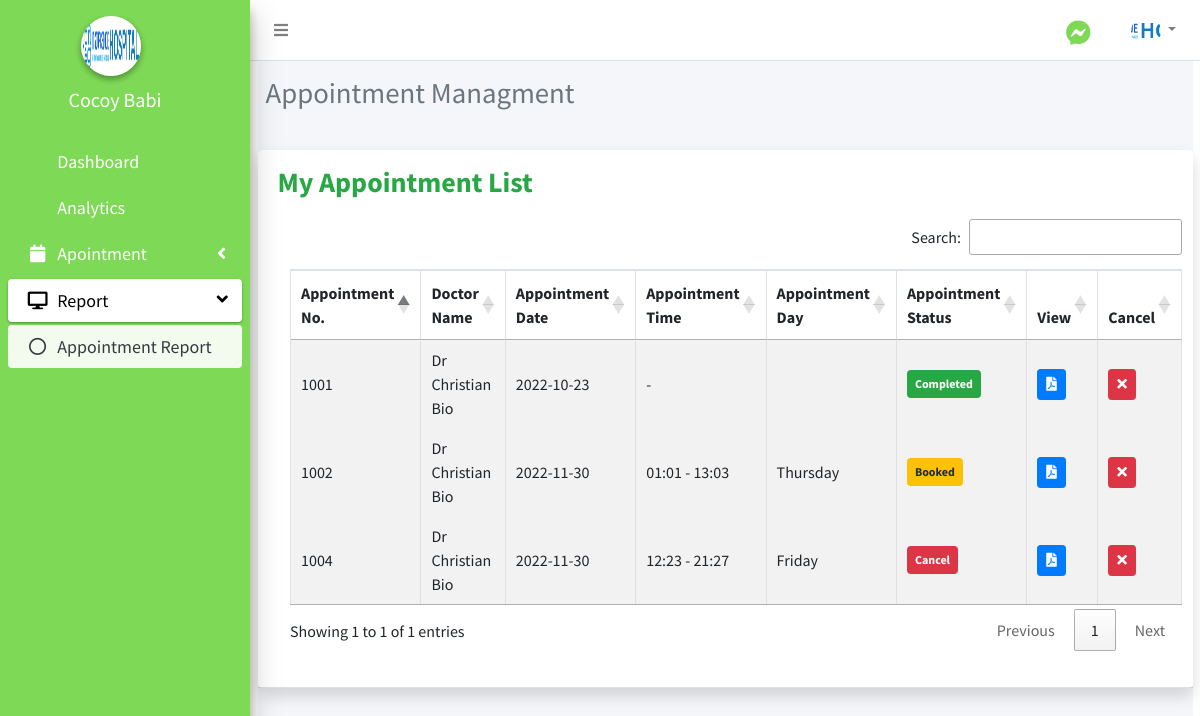
Page /patient/appointment.php (signed in) on the committed database.
### tables this page shows
CREATE TABLE `patient_table` (
  `id` int(11) NOT NULL,
  `patient_id` varchar(50) NOT NULL,
  `patient_email_address` varchar(200) NOT NULL,
  `patient_photo` varchar(100) NOT NULL,
  `patient_password` varchar(100) NOT NULL,
  `patient_first_name` varchar(100) NOT NULL,
  `patient_last_name` varchar(100) NOT NULL,
  `patient_date_of_birth` date NOT NULL,
  `patient_gender` enum('Male','Female','Other') NOT NULL,
  `patient_address` mediumtext NOT NULL,
  `patient_phone_no` varchar(30) NOT NULL,
  `patient_maritial_status` varchar(30) NOT NULL,
  `patient_status` varchar(50) NOT NULL,
  `chat_status` varchar(50) NOT NULL,
  `added_on` varchar(100) NOT NULL
);

CREATE TABLE `appointment_table` (
  `appointment_id` int(11) NOT NULL,
  `doctor_id` int(11) NOT NULL,
  `patient_id` int(11) NOT NULL,
  `doctor_schedule_id` int(11) NOT NULL,
  `appointment_number` int(11) NOT NULL,
  `reason_for_appointment` mediumtext NOT NULL,
  `appointment_time` time NOT NULL,
  `status` varchar(30) NOT NULL,
  `patient_come_into_hospital` enum('No','Yes') NOT NULL,
  `doctor_comment` mediumtext NOT NULL,
  `disease` varchar(50) NOT NULL,
  `date` date NOT NULL
);

CREATE TABLE `doctor_table` (
  `id` int(11) NOT NULL,
  `doctor_id` varchar(50) NOT NULL,
  `doctor_email_address` varchar(200) NOT NULL,
  `doctor_password` varchar(100) NOT NULL,
  `doctor_name` varchar(100) NOT NULL,
  `doctor_profile_image` varchar(100) NOT NULL,
  `doctor_phone_no` varchar(30) NOT NULL,
  `doctor_address` mediumtext NOT NULL,
  `doctor_date_of_birth` date NOT NULL,
  `doctor_degree` varchar(200) NOT NULL,
  `doctor_expert_in` varchar(100) NOT NULL,
  `doctor_status` enum('Available','Unavailable') NOT NULL,
  `chat_status` varchar(50) NOT NULL,
  `doctor_added_on` datetime NOT NULL
);

CREATE TABLE `doctor_schedule_table` (
  `doctor_schedule_id` int(11) NOT NULL,
  `doctor_id` int(11) NOT NULL,
  `doctor_schedule_date` date NOT NULL,
  `doctor_schedule_day` enum('Sunday','Monday','Tuesday','Wednesday','Thursday','Friday','Saturday') NOT NULL,
  `doctor_schedule_start_time` varchar(20) NOT NULL,
  `doctor_schedule_end_time` varchar(20) NOT NULL,
  `average_consulting_time` int(5) NOT NULL,
  `doctor_schedule_status` enum('Available','Unavailable') NOT NULL,
  `schedule_date` date NOT NULL
);

### patient/include/session.php (called while the page is built, shortened)
<?php
	include 'conn.php';
	$sql = "SELECT * FROM patient_table WHERE id = '".$_SESSION['patient']."'";
	$query = $conn->query($sql);
	$user = $query->fetch_assoc();
?>

### patient/appointment.php (the view, shortened to what this page needs)
<?php include('include/session.php');?>
                <?php include('include/header.php');?>
                <?php include('include/sidebar.php');?>
                <?php include('include/menubar.php');
                ?>
  <div class="content-wrapper">
  <section class="content-header">
  <h1 class="h3 mb-4 text-gray">Appointment Managment</h1>
        </section>
<div class="card shadow mb-4">
	<div class="card-header py-3">
		<div class="row">
			<div class="col-sm-6">
				<h3 class="m-0 font-weight-bold text-success">My Appointment List</h3>
			</div>
			<div class="card-body">
                <div class="table-responsive">
		      		<table class="table table-striped table-bordered" id="myTable" width="100%" cellspacing="0">
		      			<thead>
			      			<tr>
			      				<th>Appointment No.</th>
			      				<th>Doctor Name</th>
			      				<th>Appointment Date</th>
			      				<th>Appointment Time</th>
			      				<th>Appointment Day</th>
			      				<th>Appointment Status</th>
			      				<th>View</th>
			      				<th>Cancel</th>
			      			</tr>
			      		</thead>
						  <?php
                    $id = $user['id'];
                    $sql = "SELECT * from appointment_table LEFT JOIN doctor_table
					ON doctor_table.id = appointment_table.doctor_id
					LEFT JOIN doctor_schedule_table ON doctor_schedule_table.doctor_schedule_id = appointment_table.doctor_schedule_id
					 where patient_id = '$id' ";
                    $query = mysqli_query($conn, $sql);
                    while ($row = mysqli_fetch_assoc($query))
                    {
						$status = '';
						if($row["status"] == 'Booked')
						{
							$status = '<span class="badge badge-warning p-2">' . $row["status"] . '</span>';
						}
						if($row["status"] == 'Completed')
						{
							$status = '<span class="badge badge-success p-2">' . $row["status"] . '</span>';
						}
						if($row["status"] == 'Cancel')
						{
							$status = '<span class="badge badge-danger p-2">' . $row["status"] . '</span>';
						}
                    ?>
						  <tbody>
                        <tr>
                        <td><?php echo $row['appointment_number'];?></td>
                        <td><?php echo $row["doctor_name"]?></td>
                        <td><?php echo $row['date'];?></td>
                        <td><?php echo $row["doctor_schedule_start_time"].' - '.$row["doctor_schedule_end_time"];?></td>
                        <td><?php echo  $row['doctor_schedule_day'] ?></td>
                        <td><?php echo $status?></td>
						<td>
						<a href="download.php?id=<?php echo $row["appointment_id"]?>" class="btn btn-primary btn-sm" target="_blank"><i class="fas fa-file-pdf"></i> </a>
                    </td>
                    <td>
					<a href="crud/cancel_appointment.php?id=<?php echo $row["appointment_id"]?>" onclick="return confirm('Are you sure you want to go to Cancel this Appointment?')"  name="cancel_appointment" class="btn btn-danger btn-sm cancel_appointment" data-id="<?php $row["appointment_id"]?>"><i class="fas fa-times"></i></a>
                    </td>
                    <?php
                            }
                    ?>
                        </tr>
			      </tbody>
			      	</table>
			    </div>
			</div>
		</div>
	</div>
</div>
<?php
include('include/footer.php');
?>

### patient/include/header.php (shortened to what this page needs)
<!DOCTYPE html>
<html lang="en">
<head>
    <link href="../vendor/fontawesome-free/css/all.min.css" rel="stylesheet" type="text/css">
    <link href="../vendor/datatables/dataTables.bootstrap4.min.css" rel="stylesheet">
    <link rel="stylesheet" type="text/css" href="../vendor/parsley/parsley.css"/>
    <link rel="stylesheet" href="../dist/css/skins/_all-skins.min.css">
    <link rel="stylesheet" type="text/css" href="../vendor/bootstrap-select/bootstrap-select.min.css"/>
    <link rel="stylesheet" type="text/css" href="../vendor/datepicker/bootstrap-datepicker.css"/>
    <link rel="stylesheet" href="https://pro.fontawesome.com/releases/v5.10.0/css/all.css" />
  <link href="../vendor/datatables/dataTables.bootstrap4.min.css" rel="stylesheet">
  <link href='https://cdn.datatables.net/1.12.1/css/jquery.dataTables.min.css' rel='stylesheet' type='text/css'>
        <link href='https://cdn.datatables.net/buttons/2.2.3/css/buttons.dataTables.min.css' rel='stylesheet' type='text/css'>
  <link rel="stylesheet" href="../bootstrap/css/adminlte.min.css">
 <link rel="stylesheet" href="//code.jquery.com/ui/1.13.0/themes/base/jquery-ui.css">
  <link rel="stylesheet" href="../css/style.css">
  <link rel="stylesheet" href="https://cdnjs.cloudflare.com/ajax/libs/font-awesome/5.15.2/css/all.min.css"/>
</head>

### patient/include/sidebar.php (shortened to what this page needs)
<aside class="main-sidebar sidebar-dark-primary elevation-4" style="position:fixed;" >
   <div class="sidebar" >
     <center>
     <div class="user-panel mt-3 pb-3 mb-3 d-flex" style="border-style:none;">
       <div class="image">
         <img src="<?php echo (!empty($user['patient_photo']))? '../images/'.$user['patient_photo']:'../images/profile.jpg'; ?>" class="img-circle elevation-2 d-flex " style="height:60px; width:60px; margin-left:60px;" >
       </div>
     </div>
     <div class="info" style="position:relative; top:-20px; right:10px;" >
         <h5 href="#" class="d-block" ><?php echo $user['patient_first_name']. ' '.$user['patient_last_name']?></h5>
       </div>
       </center>
       <nav class="mt-2" style="font-size:18px;">
       <ul class="nav nav-pills nav-sidebar flex-column" style="color:white;" data-widget="treeview" role="menu">
                   <li class="nav-item">
           <a href="home.php" class="nav-link">
             <p>Dashboard</p>
           </a>
         </li>
         <li class="nav-item">
           <a href="analytics.php" class="nav-link">
             <p> Analytics </p>
           </a>
         </li>
          <li class="nav-item has-treeview ">
           <a href="#" class="nav-link">
             <i class="nav-icon fas fa-calendar"></i>
             <p>
             Apointment
               <i class="right fas fa-angle-left"></i>
             </p>
           </a>
         </li>
          <li class="nav-item has-treeview ">
           <a href="#" class="nav-link">
             <i class="nav-icon fas fa-desktop"></i>
             <p>
             Report
             <i class="right fas fa-angle-left"></i>
             </p>
           </a>
           <ul class="nav nav-treeview">
             <li class="nav-item">
               <a href="appointment.php" class="nav-link ">
                 <i class="far fa-circle nav-icon"></i>
                 <p> Appointment Report</p>
               </a>
             </li>
           </ul>
         </li>
       </ul>
     </nav>
   </div>
 </aside>

### patient/include/menubar.php (shortened to what this page needs)
<body   class="d-flex flex-column">
<div class="wrapper">
  <nav class="main-header navbar navbar-expand navbar-white navbar-light">
    <ul class="navbar-nav">
      <li class="nav-item">
        <a class="nav-link " data-widget="pushmenu" href="#" role="button"><i class="fas fa-bars " style="  position:relative;  z-index: 1;"></i></a>
      </li>
    </ul>
                <ul class="navbar-nav ml-auto">
                <li class="nav-item mt-1">
                    <a class="nav-link" href="message.php" >
                    <i class="fab fa-facebook-messenger" style="color:#7ED956; font-size:25px;"></i>
                        </a>
                </li>
                    <li class="nav-item dropdown no-arrow">
                        <a class="nav-link dropdown-toggle" href="#" id="userDropdown" role="button"
                            data-toggle="dropdown" aria-haspopup="true" aria-expanded="false">
                            <img class="img-profile rounded-circle"
                                src="<?php echo (!empty($user['patient_photo']))? '../images/'.$user['patient_photo']:'../images/profile.jpg'; ?>" width="30" height="30" id="user_profile_image">
                        </a>
                    </li>
                </ul>
            </nav>
            <div class="container-fluid">

### patient/include/footer.php (shortened to what this page needs)
                </div>
            </div>
        </div>
</body>
</html>

### css/style.css (style rules this page uses)
.wrapper img { object-fit: cover; border-radius: 50%; }

### patient/include/sidebar.php (style rules this page uses)
.main-sidebar { padding-top: 0; background-color: #7ED956; height: 190px; color:#ffff; }
[class*=sidebar-dark-] .sidebar a { color: #fff; }
[class*=sidebar-dark-] .nav-treeview>.nav-item>.nav-link { color: #fff; }
.sidebar-dark-primary .nav-sidebar>.nav-item>.nav-link.active, .sidebar-light-primary .nav-sidebar>.nav-item>.nav-link.active { background-color: #fff; color: #000; }

### rows in the picture
patient_table: patient_photo (picture), patient_first_name "Cocoy", patient_last_name "Babi"
appointment_table: appointment_number "1001", doctor_table.doctor_name "Dr Christian Bio", date "2022-10-23", status "Completed"
appointment_table: appointment_number "1002", doctor_table.doctor_name "Dr Christian Bio", date "2022-11-30", doctor_schedule.doctor_schedule_start_time "01:01", doctor_schedule.doctor_schedule_end_time "13:03", doctor_schedule.doctor_schedule_day "Thursday", status "Booked"
appointment_table: appointment_number "1004", doctor_table.doctor_name "Dr Christian Bio", date "2022-11-30", doctor_schedule.doctor_schedule_start_time "12:23", doctor_schedule.doctor_schedule_end_time "21:27", doctor_schedule.doctor_schedule_day "Friday", status "Cancel"
